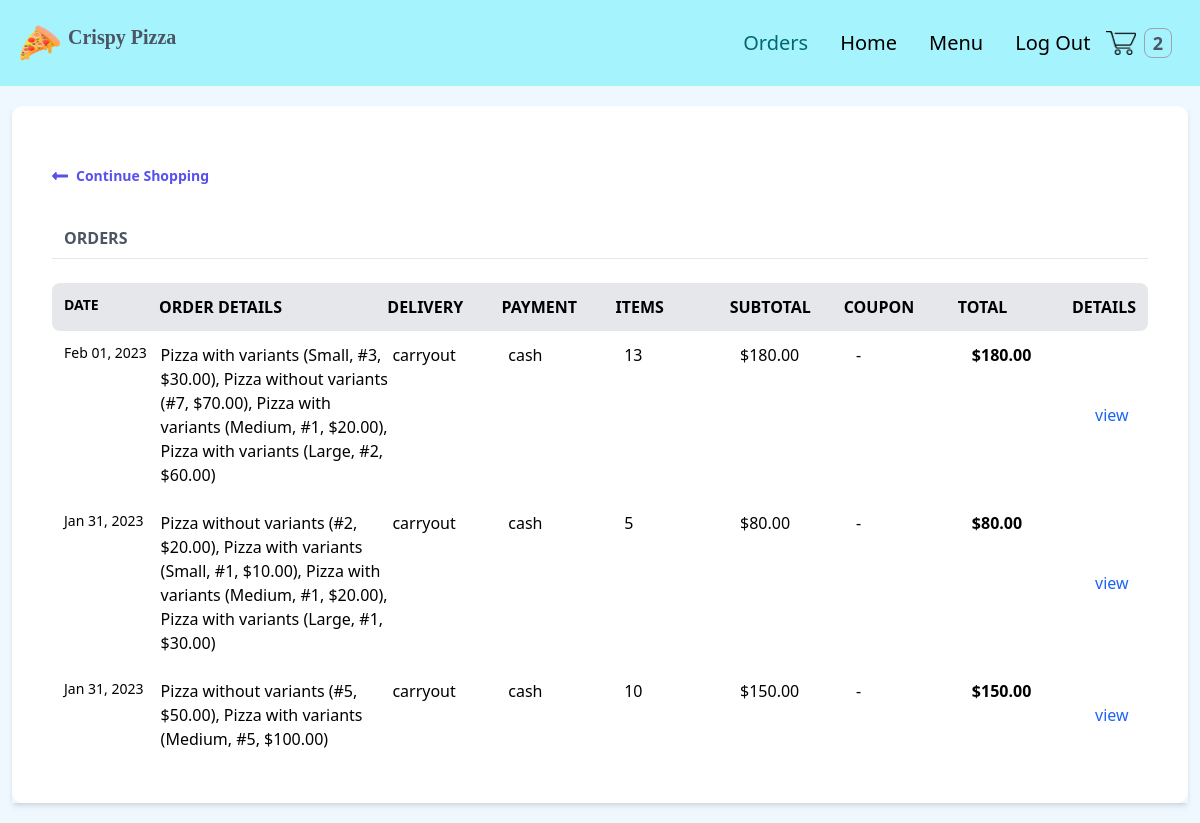
/orders/ (signed in), run on an earlier commit of the app's database.
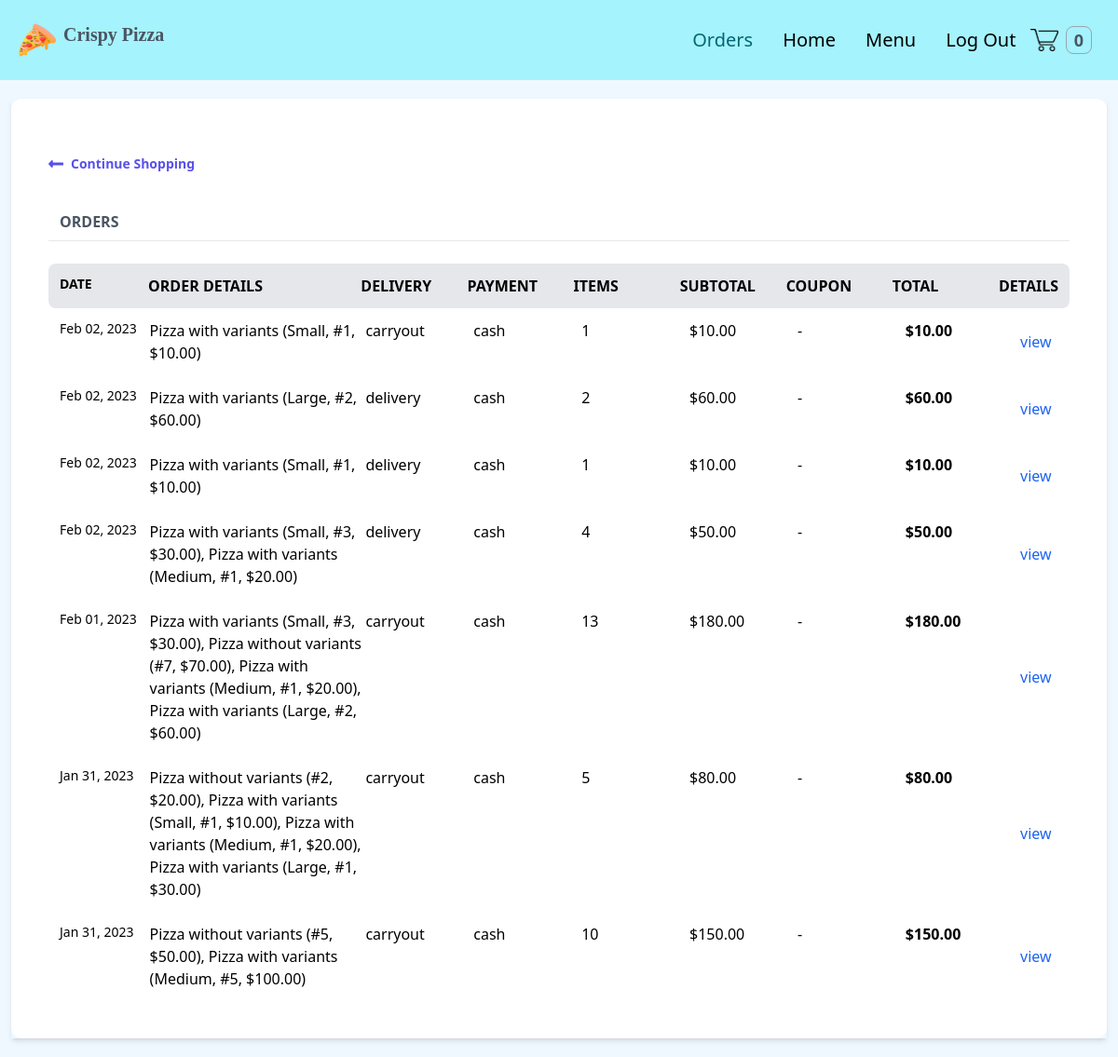
And on a later commit of the database.
### order/models.py (models this page shows, shortened)
class Order(models.Model):
    PAYMENT_CHOICES = (
        ("cash", "cash"),
        ("online", "online")
    )
    DELIVERY_CHOICES = (
        ("delivery", "delivery"),
        ("carryout", "carryout")
    )
    transaction_id = models.UUIDField(
        primary_key=True, default=uuid.uuid4, editable=True)
    customer = models.ForeignKey(
        Customer, on_delete=models.CASCADE)
    date_ordered = models.DateTimeField(auto_now_add=True)
    date_modified = models.DateTimeField(auto_now=True)
    complete = models.BooleanField(default=False)
    paid = models.BooleanField(default=False)
    payment_method = models.CharField(max_length=10, choices=PAYMENT_CHOICES)
    delivery_method = models.CharField(max_length=10, choices=DELIVERY_CHOICES)
    shipping = models.ForeignKey(
        "ShippingAddress", on_delete=models.SET_NULL, blank=True, null=True)
    pickup = models.ForeignKey(
        "PickUpDetail", on_delete=models.SET_NULL, blank=True, null=True)
    coupon = models.ForeignKey(
        'Coupon', on_delete=models.SET_NULL, blank=True, null=True)
    email = models.EmailField(max_length=70, null=True, blank=True)
    phone = models.CharField(max_length=20, null=True, blank=True)
    @property
    def get_cart_subtotal(self):
        order_items = self.orderitem_set.all()
        total = sum([item.get_total for item in order_items])
        return total
    get_cart_subtotal.fget.short_description = 'Subtotal'
    @property
    def get_cart_total(self):
        total = self.get_cart_subtotal
        if self.coupon:
            total = total - self.get_coupon_value
        return total
    get_cart_total.fget.short_description = 'Total'
    @property
    def get_cart_items(self):
        order_items = self.orderitem_set.all()
        total = sum([item.quantity for item in order_items])
        return total
    get_cart_items.fget.short_description = '# Items'
    @property
    def display_items(self):
        order_items = self.orderitem_set.all()
        ticker, l = 1, len(order_items)
        product_titles = str()
        for item in order_items:
            add_comma = ", " if l > 1 and ticker != l else ""
            if item.variation:
                product_title = f'''{item.product.name}
                ({item.variation.get_size},
                #{item.quantity}, ${item.get_total}){add_comma}'''
            else:
                product_title = f'''{item.product.name}
                (#{item.quantity}, ${item.get_total}){add_comma}'''
            product_titles += product_title
            ticker += 1
        return product_titles
    @property
    def get_coupon_value(self):
        if self.coupon:
            if self.coupon.discount_type == "Percent":
                coupon_value = round(
                    self.get_cart_subtotal*self.coupon.discount_amount/100, 2)
            else:
                coupon_value = self.coupon.discount_amount
        else:
            coupon_value = None
        return coupon_value
    get_coupon_value.fget.short_description = 'Coupon'

class OrderItem(models.Model):
    product = models.ForeignKey(Product, on_delete=models.CASCADE)
    order = models.ForeignKey(Order, on_delete=models.CASCADE)
    variation = models.ForeignKey(
        ProductVariant, on_delete=models.SET_NULL, blank=True, null=True)
    quantity = models.IntegerField(default=0)
    date_added = models.DateTimeField(auto_now_add=True)
    @property
    def get_item_price(self):
        if self.product.has_variants:
            return self.variation.price
        else:
            return self.product.price
    @property
    def get_total(self):
        if self.product.has_variants:
            total = self.variation.price * self.quantity
        else:
            total = self.product.price * self.quantity
        return total
    get_total.fget.short_description = 'Total'
    def image_tag(self):
        return mark_safe(f'<img src="{self.product.image.url}" width="100" height="100" />')
    image_tag.short_description = 'Image'

### store/models.py (models this page shows, shortened)
class Product(models.Model):
    id = models.UUIDField(primary_key=True, default=uuid.uuid4, editable=False)
    name = models.CharField(max_length=100)
    price = models.DecimalField(
        max_digits=6, decimal_places=2, blank=True, null=True)
    desc = models.TextField(max_length=500, blank=True, null=True)
    image = models.ImageField(blank=True, upload_to='images')
    created_at = models.DateField(auto_now_add=True)
    updated_at = models.DateField(auto_now=True)
    product_category = models.ForeignKey(
        "Category", on_delete=models.CASCADE, null=True, blank=True)
    class Meta:
        ordering = ('product_category',)
    def image_tag(self):  # pragma: no cover
        if self.image:
            return mark_safe(f'<img src="{self.image.url}" width="100" height="100" />')
    image_tag.short_description = 'Image'
    @property
    def has_variants(self):
        if self.productvariant_set.count() > 0:
            return True
        else:
            return False

class ProductVariant(models.Model):
    title = models.CharField(max_length=100, blank=True, null=True)
    product = models.ForeignKey(Product, on_delete=models.CASCADE)
    size = models.ForeignKey(Size, on_delete=models.CASCADE)
    price = models.DecimalField(max_digits=6, decimal_places=2)
    @property
    def get_size(self):
        return str(self.size)

class Size(models.Model):
    name = models.CharField(max_length=20, blank=True, null=True, unique=True)
    def __str__(self):
        return self.name

### users/views.py (the view)
# urls.py: path('orders/', views.my_orders, name='my_orders'),
@login_required(login_url='users:login')
def my_orders(request):
    customer = request.user.customer
    orders = Order.objects.filter(
        customer=customer, complete=True).order_by('-date_modified')
    return render(request, 'users/orders.html', context={'orders': orders})

### store/context_processors.py (called while the page is built)
def get_cart_quantity(request):
    if request.user.is_authenticated:
        try:
            customer = request.user.customer
        except:
            number_of_items = 0
    else:
        try:
            customer, created = Customer.objects.get_or_create(
                device=request.COOKIES['device'])
        except:
            number_of_items = 0
    try:
        customer_order = Order.objects.filter(
            customer=customer, complete=False)[0]
        number_of_items = customer_order.get_cart_items
    except:
        number_of_items = 0
    return {'cart_quantity': number_of_items}

### users/templates/users/orders.html (shortened to what this page needs)
{% extends 'store/base.html' %} {% block content %}
<div class="flex flex-col shadow-md my-5 mx-3">
  <div class="w-full bg-white px-10 py-10 rounded-xl">
    <a href="{% url 'store:products' %}" class="flex font-semibold text-indigo-600 text-sm my-5 w-1/4">
      <svg class="fill-current mr-2 text-indigo-600 w-4" viewBox="0 0 448 512">
        <path
          d="M134.059 296H436c6.627 0 12-5.373 12-12v-56c0-6.627-5.373-12-12-12H134.059v-46.059c0-21.382-25.851-32.09-40.971-16.971L7.029 239.029c-9.373 9.373-9.373 24.569 0 33.941l86.059 86.059c15.119 15.119 40.971 4.411 40.971-16.971V296z" />
      </svg>
      Continue Shopping
    </a>
    {% if orders %}
    <div class="flex mt-10 mb-2">
      <h3 class="font-bold ml-3 text-gray-600 text-md uppercase w-2/5">
        Orders
      </h3>
    </div>
    <hr>
    <br>
    <div class="flex font-semibold uppercase space-around bg-gray-200 rounded-lg p-3">
      <div class="text-sm w-1/6">Date</div>
      <div class="w-2/5">Order details</div>
      <div class="w-1/5">Delivery</div>
      <div class="w-1/5">Payment</div>
      <div class="w-1/5">Items</div>
      <div class="w-1/5">Subtotal</div>
      <div class="w-1/5">Coupon</div>
      <div class="w-1/5">Total</div>
      <div class="w-1/12">Details</div>
    </div>
    {% for order in orders %}
    <div class="flex space-around hover:bg-gray-100 rounded-lg p-3">
      <div class="text-sm w-1/6">{{order.date_modified|date:"M d, Y" }}</div>
      <div class="w-2/5">
        {{order.display_items}}
      </div>
      <div class="w-1/5">{{order.delivery_method}}</div>
      <div class="w-1/5">{{order.payment_method}}</div>
      <div class="w-1/5">{{order.get_cart_items}}</div>
      <div class="w-1/5">${{order.get_cart_subtotal}}</div>
      {% if order.coupon %}
      <div class="w-1/5">-${{order.get_coupon_value}}</div>
      {% else %}
      <div class="w-1/5">-</div>
      {% endif %}
      <div class="w-1/5 font-semibold">${{order.get_cart_total}}</div>
      <button class="w-1/12 text-blue-600" onclick="toggleModal('{{forloop.counter}}')">view</button>
    </div>
    {% endfor %}
    {% else %}
    <div class="text-center text-xl font-semibold">
      <p>You have no orders</p>
    </div>
    {% endif %}
  </div>
</div>
{% endblock %}

What changed in the data, as far as the page shows it:
added Order: date_modified "Feb 02, 2023", display_items "Pizza with variants (Small, #1, $10.00)", delivery_method "carryout", payment_method "cash", get_cart_items "1", get_cart_subtotal "10.00", get_cart_total "10.00"
added Order: date_modified "Feb 02, 2023", display_items "Pizza with variants (Large, #2, $60.00)", delivery_method "delivery", payment_method "cash", get_cart_items "2", get_cart_subtotal "60.00", get_cart_total "60.00"
added Order: date_modified "Feb 02, 2023", display_items "Pizza with variants (Small, #1, $10.00)", delivery_method "delivery", payment_method "cash", get_cart_items "1", get_cart_subtotal "10.00", get_cart_total "10.00"
now on this page (row edited): Order: date_modified "Feb 02, 2023", display_items "Pizza with variants (Small, #3, $30.00), Pizza with variants (Medium, #1, $20.00)", delivery_method "delivery", payment_method "cash", get_cart_items "4", get_cart_subtotal "50.00", get_cart_total "50.00"
Also different on the page:
{{ cart_quantity }}: "2" → "0"
